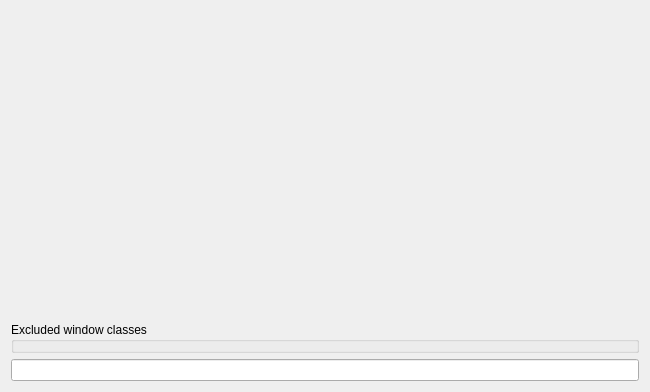
<?xml version="1.0" encoding="UTF-8"?>
<ui version="4.0">
 <class>KWin::TilingScriptConfigForm</class>
 <widget class="QWidget" name="KWin::TilingScriptConfigForm">
  <property name="geometry">
   <rect>
    <x>0</x>
    <y>0</y>
    <width>650</width>
    <height>392</height>
   </rect>
  </property>
  <layout class="QVBoxLayout" name="verticalLayout">
   <item>
    <spacer name="verticalSpacer">
     <property name="orientation">
      <enum>Qt::Vertical</enum>
     </property>
     <property name="sizeHint" stdset="0">
      <size>
       <width>20</width>
       <height>40</height>
      </size>
     </property>
    </spacer>
   </item>
   <item>
    <widget class="KEditListBox" name="kcfg_floaters">
     <property name="toolTip">
      <string>&lt;html&gt;&lt;head/&gt;&lt;body&gt;&lt;p&gt;The windows that should be excluded from tiling, by window class&lt;/p&gt;&lt;/body&gt;&lt;/html&gt;</string>
     </property>
     <property name="title">
      <string>Excluded window classes</string>
     </property>
     <property name="buttons">
      <set>KEditListBox::Add|KEditListBox::Remove</set>
     </property>
    </widget>
   </item>
   <item>
    <widget class="QLineEdit" name="kcfg_layouts"/>
   </item>
  </layout>
 </widget>
 <customwidgets>
  <customwidget>
   <class>KEditListBox</class>
   <extends>QGroupBox</extends>
   <header>keditlistbox.h</header>
  </customwidget>
 </customwidgets>
 <resources/>
 <connections/>
</ui>
